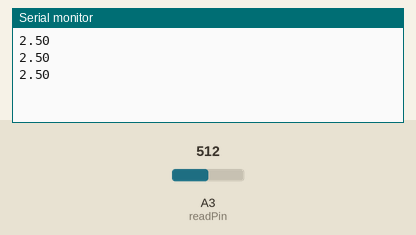
Bench run of a sketch on a simulated Arduino Uno, built with avr-gcc and run on an emulated ATmega328P. Shown: the last lines printed to the serial monitor. The test bench sets the inputs (shaded band); at power-on: A3 (readPin) = 512.

Above: at 1.3 s.
1.4 s: A3 (readPin) set to 716
At 1.9 s:
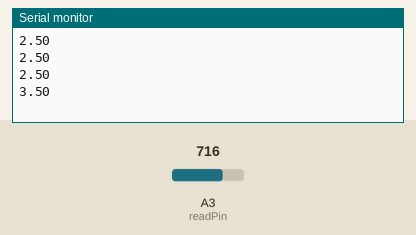
2.9 s: A3 (readPin) set to 900
At 3.4 s:
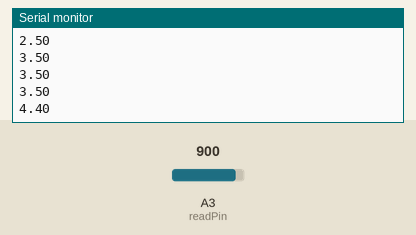
Timing chart, 0 to 5.9 s (numbered marks = the images above; inputs shaded):
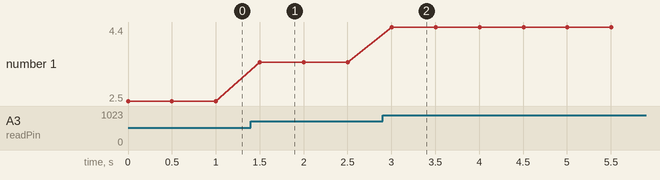

Measured:
- after the input at 1.4 s, the serial monitor: prints a new line after 0.10 s (image 1)
- after the input at 2.9 s, the serial monitor: prints a new line after 0.10 s (image 2)
- plotted number 1: 2.5 → 3.5 after the input at 1.4 s, 3.5 → 4.4 after the input at 2.9 s

The sketch:

10-AnalogRead.ino
```cpp
/*

Homework 10 — Using AnalogRead to confirm calculations (in README) regarding voltage and Ohm's Law.

Write the calculations to the console.

I will be using a 1000Ω resistor and a 10Ω resistor.
*/

int readPin = A3;
float v2;
int delayTime = 500;
int analogVal;


void setup() {
  pinMode(readPin, INPUT);
  Serial.begin(9600);
}

void loop() {
  //Can confirm it reads the desired 0.05V and 4.95V if they are switched.
  analogVal = analogRead(readPin);
  v2 = (5./1023.)*analogVal;
  Serial.println(v2);
  delay(delayTime);
}
```
